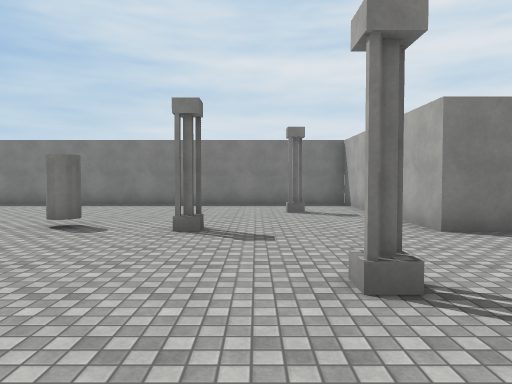
[1] (above)

18 first-person views from a walk through a scene from a Unity 3-D project. The camera is 1.5 m above the floor, tilts 2° down and sees 70° across. The floor is counted in squares, 2 m on a side. Each view is taken from the middle of a square. On the plan, view 1 faces up. The plan holds only what a view shows up to about 11 squares ahead; the rest is blank. The place goes on beyond the plan. Some surface patterns are stand-ins.

[2]
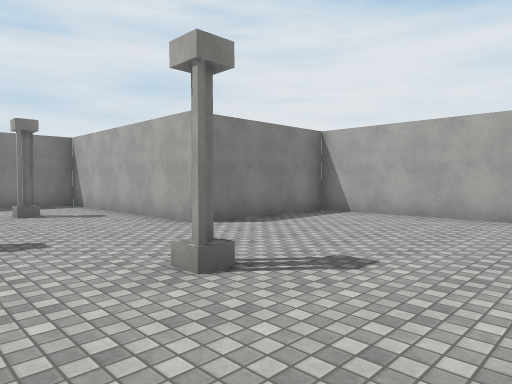

[3]
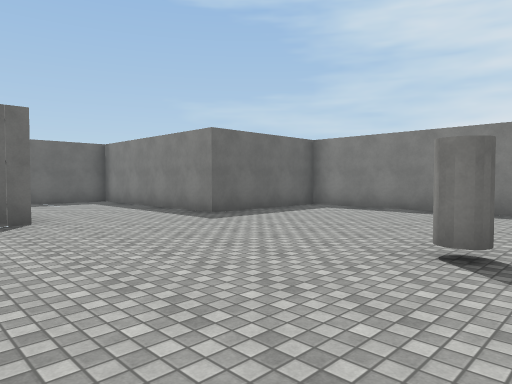

[4]
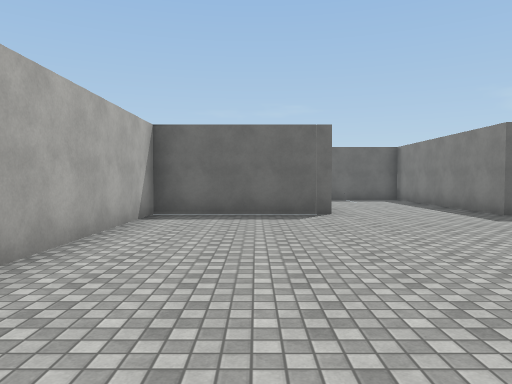

[5]
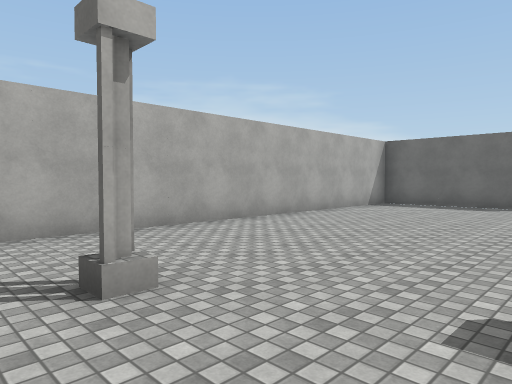

[6]
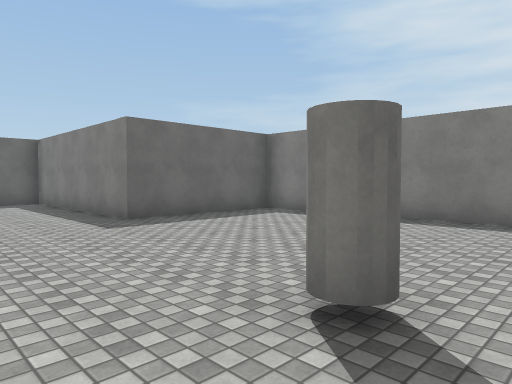

[7]
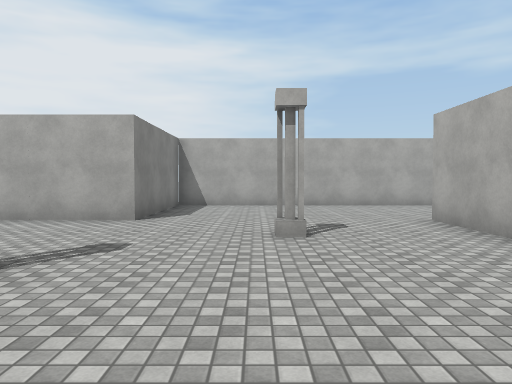

[8]
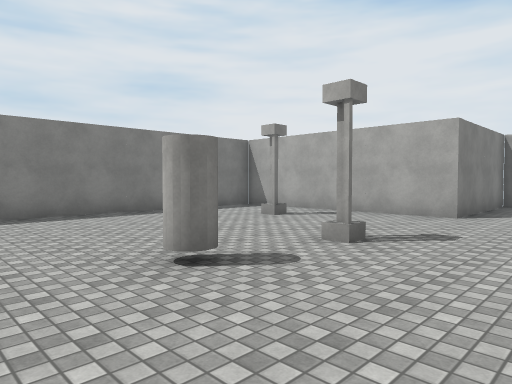

[9]
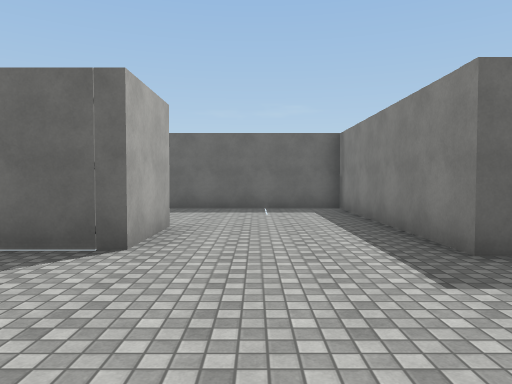

[10]
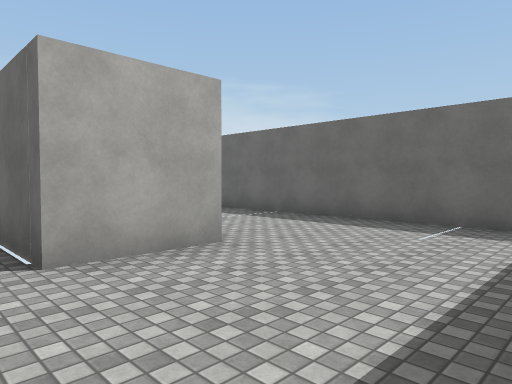

[11]
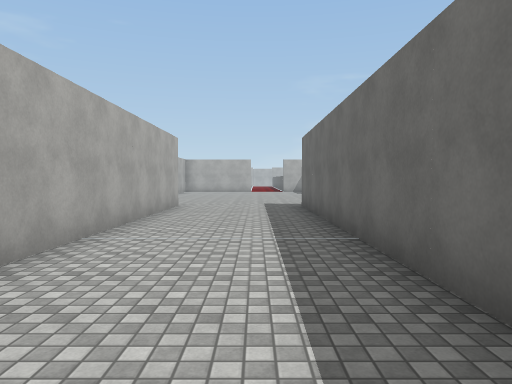

[12]
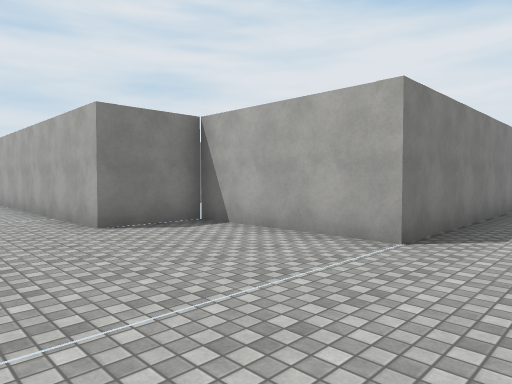

[13]
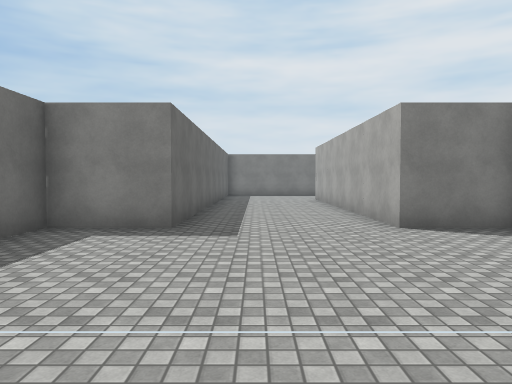

[14]
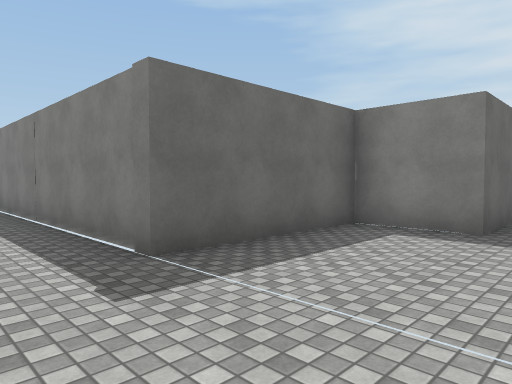

[15]
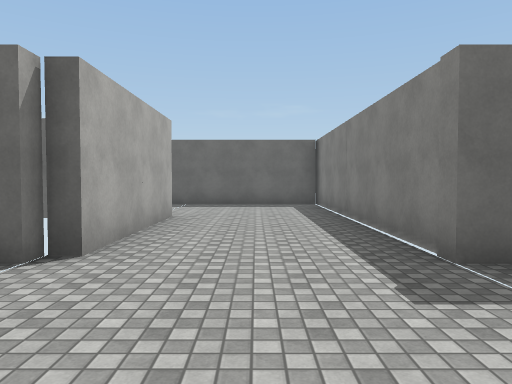

[16]
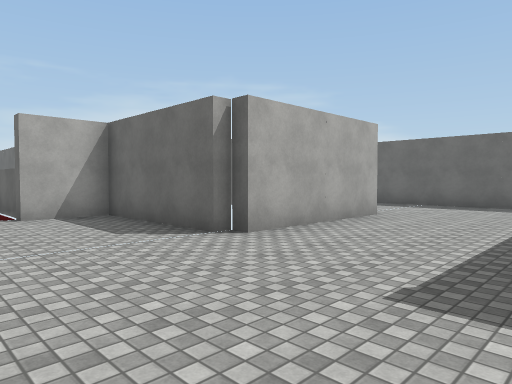

[17]
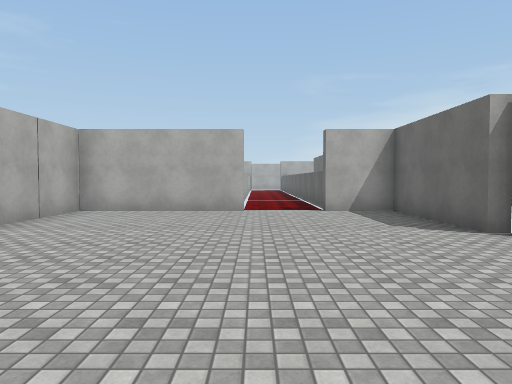

[18]
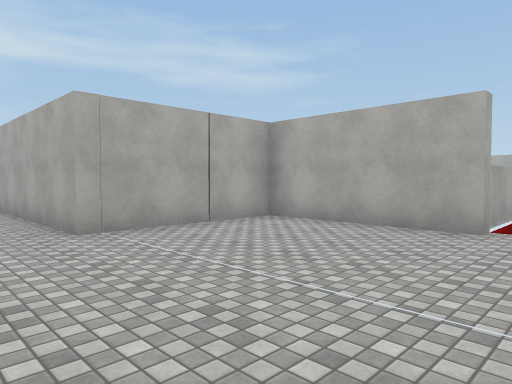

### Floor plan
Key: @ floor where view 1 was taken; # wall or solid block; . floor; ≈ liquid the walk keeps out of.
Columns run from 24 left of view 1 to 7 right of it. Each row starts with its distance up from view 1.
 11                #############
 10                #           #
  9                #           #
  8           ######           #
  7          #      .          #
  6          # .               ####
  5          ##        .      .    #
  4          #            .        #
  3          #    ##   ..          #
  2          #    ##      ..       #
  1          #    ##               #
  0          #    ##       .@      #
 -1          #    #############    #
 -2          #    #                #
 -3          #    #
 -4         ##    ##
 -5        #        #
 -6        #        #
 -7        #   .    #
 -8 ########   .    ######
 -9 #
-10 #         ..
-11 #
-12 #   ####        #####
-13 #   #  #        #
-14     #  #        #
-15     #  #        #
-16     #   ##  ####
-17          # ≈#

Positions as (right, up) in squares from view 1, and headings:
1: (0, 0), facing up
2: (-1, 0), facing up-right
3: (-2, 2), facing up-left
4: (-1, 2), facing left
5: (2, 5), facing down-left
6: (-2, 4), facing up-left
7: (-4, 3), facing right
8: (-5, 3), facing up-right
9: (-5, 5), facing left
10: (-8, 7), facing down-left
11: (-13, 6), facing down
12: (-13, -10), facing up-right
13: (-13, -10), facing up
14: (-13, -10), facing up-left
15: (-13, -10), facing left
16: (-13, -8), facing down-left
17: (-13, -7), facing down
18: (-14, -10), facing down-right
